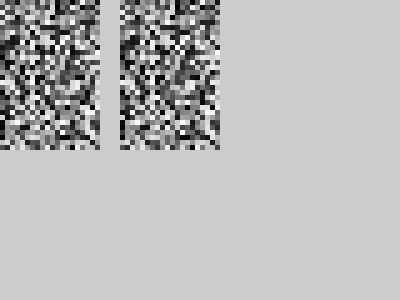
Frame 1 (no input)
Frame 2 (the mouse pressed at the canvas centre, redrawn once): identical to frame 1, image omitted

The Processing sketch that drew this single still picture (run headless with seeded random() and noise(); the mouse was pressed at the canvas centre and the sketch redrawn once):

// Processing sketch: RandomDotStereogram
// ── RandomDotStereogram.pde
RDImage img1 = new RDImage(5, 30, 20);
RDImage img2 = img1.copy();

void setup() {
  size(400, 300);

  img2.shiftRect(10, 10, 9, 10);

  noLoop();
}

void draw() {
  img1.display(0, 0);
  img2.display(120, 0);
}

// ── Random_Dot.pde
class RDImage {
  int pointSize, rows, cols;
  int[][] colorMap;

  RDImage(int pointSize, int rows, int cols) {
    this.pointSize = pointSize; 
    this.rows = rows; 
    this.cols = cols;
    this.colorMap = new int[cols][rows];

    for (int i = 0; i < cols; i++) {
      for (int j = 0; j < rows; j++) {
        colorMap[i][j] = round(random(0, 255));
      }
    }
  }

  RDImage(int pointSize, int rows, int cols, int[][] colorMap) {
    this.pointSize = pointSize; 
    this.rows = rows; 
    this.cols = cols;
    this.colorMap = new int[cols][rows];

    for (int i = 0; i < cols; i++) {
      for (int j = 0; j < rows; j++) {
        this.colorMap[i][j] = colorMap[i][j];
      }
    }
  }

  void display(int x, int y) {
    noStroke();
    for (int i = 0; i < cols; i++) {
      for (int j = 0; j < rows; j++) {
        fill(colorMap[i][j]);
        rect(x + i * pointSize, y + j * pointSize, pointSize, pointSize);
      }
    }
  }

  void shiftRect(int x, int y, int w, int h) {
    for (int j = y; j < y + h; j++) {
      for (int i = x; i < x + w; i++) {
        this.colorMap[i - 1][j] = this.colorMap[i][j];
      }
      this.colorMap[x + w - 1][j] = round(random(0, 255));
    }
  }

  RDImage copy() {
    return new RDImage(this.pointSize, this.rows, this.cols, this.colorMap);
  }
}
